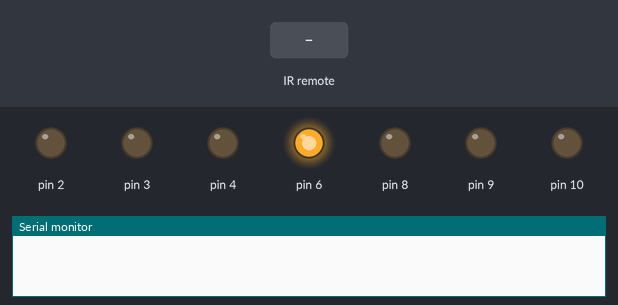
The sketch below on a simulated Arduino Uno, built with avr-gcc and run on an emulated ATmega328P. On the bench: output pins drawn as LEDs (lit = HIGH), the last lines printed to the serial monitor. The test bench sets the inputs (shaded band).

Above: at 1.2 s.
1.3 s: infrared code 0x38863BE0 received
At 1.6 s:
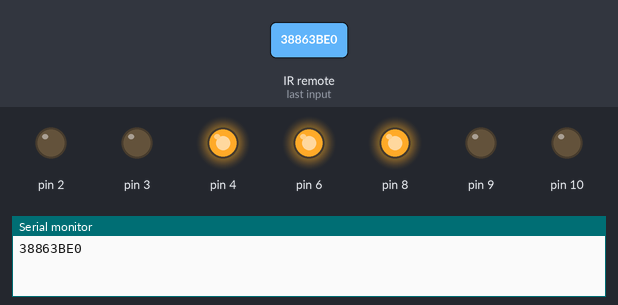
2.8 s: infrared code 0x38863BD0 received
At 4.0 s:
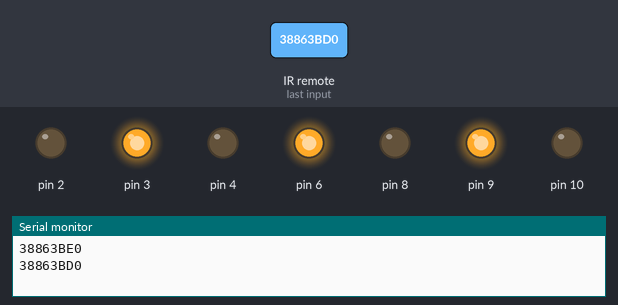
4.3 s: infrared code 0x38863BF0 received
At 5.1 s:
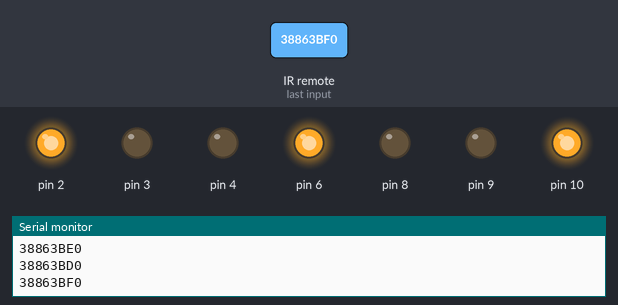
5.8 s: infrared code 0x38863BD2 received
At 7.1 s:
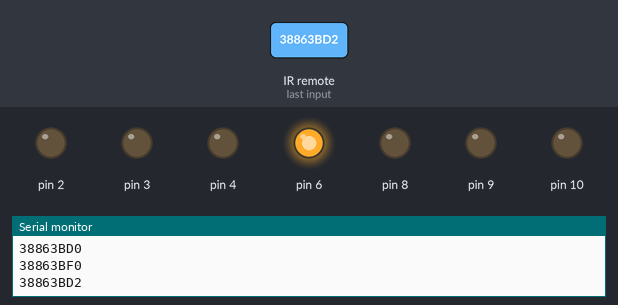
Timing chart, 0 to 8.3 s (numbered marks = the images above; inputs shaded):
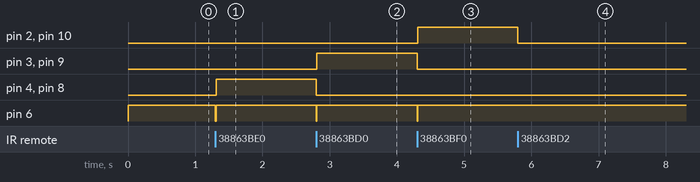

The sketch:

ip.ino
```cpp
#include <IRremote.h>

int RECV_PIN = 7;
IRrecv irrecv(RECV_PIN);
decode_results results;


void setup()
{
  Serial.begin(9600);
  irrecv.enableIRIn(); // Start the receiver
  pinMode(2,OUTPUT);
  pinMode(4,OUTPUT);
  pinMode(3,OUTPUT);
  pinMode(6,OUTPUT);
  pinMode(9,OUTPUT);
  pinMode(8,OUTPUT);
  pinMode(10,OUTPUT);

  digitalWrite(6,HIGH);
  digitalWrite(8,LOW);
  digitalWrite(9,LOW);
  digitalWrite(10,LOW);

  digitalWrite(2,LOW);
  digitalWrite(3,LOW);
  digitalWrite(4,LOW);

}


void loop() {


  if (irrecv.decode(&results)) {
    Serial.println(results.value, HEX);
    irrecv.resume(); // Receive the next value


    if (results.value == 0x38863BE0)

    {
   digitalWrite(4,LOW);
   digitalWrite(3,LOW);
   digitalWrite(2,LOW);
   digitalWrite(6,LOW);
   digitalWrite(8,LOW);
   digitalWrite(9,LOW);
   digitalWrite(10,LOW);
   delay(10);
   digitalWrite(6,HIGH);
   digitalWrite(4,HIGH);
   digitalWrite(8,HIGH);

   }


    if (results.value == 0x38863BD0)

     {
     digitalWrite(3,LOW);
     digitalWrite(2,LOW);
     digitalWrite(4,LOW);
     digitalWrite(6,LOW);
     digitalWrite(8,LOW);
     digitalWrite(9,LOW);
     digitalWrite(10,LOW);
     delay(10);
     digitalWrite(6,HIGH);
     digitalWrite(3,HIGH);
     digitalWrite(9,HIGH);
}

 if (results.value == 0x38863BF0)

     {
      digitalWrite(2,LOW);
     digitalWrite(4,LOW);
     digitalWrite(3,LOW);
     digitalWrite(6,LOW);
     digitalWrite(8,LOW);
     digitalWrite(9,LOW);
     digitalWrite(10,LOW);
     delay(10);
     digitalWrite(6,HIGH);
     digitalWrite(2,HIGH);
     digitalWrite(10,HIGH);
}


 if (results.value == 0x38863BD2
)

    {

     digitalWrite(2,LOW);
     digitalWrite(4,LOW);
     digitalWrite(3,LOW);
     digitalWrite(6,LOW);
     digitalWrite(8,LOW);
     digitalWrite(9,LOW);
     digitalWrite(10,LOW);
     delay(1);
     digitalWrite(6,HIGH);

    }


  }


}
```

Measured:
- after the input at 1.3 s, pin 4, pin 8: LOW → HIGH at once; pin 6: HIGH → LOW at once, → HIGH 0.01 s later
- after the input at 2.8 s, pin 3, pin 9: LOW → HIGH at once; pin 4, pin 8: HIGH → LOW at once; pin 6: HIGH → LOW at once, → HIGH 0.01 s later
- after the input at 4.3 s, pin 2, pin 10: LOW → HIGH at once; pin 3, pin 9: HIGH → LOW at once; pin 6: HIGH → LOW at once, → HIGH 0.01 s later
- after the input at 5.8 s, pin 2, pin 10: HIGH → LOW at once
